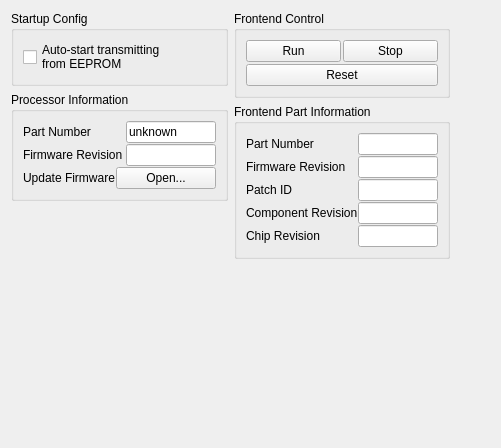
      <widget class="QWidget" name="hwcfg">
       <attribute name="icon">
        <iconset resource="fmstick.qrc">
         <normaloff>:/fmstick/images/fw.png</normaloff>:/fmstick/images/fw.png</iconset>
       </attribute>
       <attribute name="title">
        <string>Hardware</string>
       </attribute>
       <layout class="QGridLayout" name="gridLayout_4">
        <item row="2" column="0">
         <spacer name="verticalSpacer_9">
          <property name="orientation">
           <enum>Qt::Vertical</enum>
          </property>
          <property name="sizeHint" stdset="0">
           <size>
            <width>20</width>
            <height>138</height>
           </size>
          </property>
         </spacer>
        </item>
        <item row="0" column="0">
         <layout class="QHBoxLayout" name="horizontalLayout_24">
          <item>
           <layout class="QVBoxLayout" name="verticalLayout_33">
            <item>
             <widget class="QGroupBox" name="groupBox">
              <property name="title">
               <string>Startup Config</string>
              </property>
              <layout class="QVBoxLayout" name="verticalLayout_11">
               <item>
                <widget class="QCheckBox" name="checkBox_hw_run_txAtPowerUp">
                 <property name="toolTip">
                  <string>If this flag set, then when device connected,
it tries to load configuration that was saved
in internal EEPROM.</string>
                 </property>
                 <property name="text">
                  <string>Auto-start transmitting
from EEPROM</string>
                 </property>
                </widget>
               </item>
              </layout>
             </widget>
            </item>
            <item>
             <widget class="QGroupBox" name="groupBox_15">
              <property name="minimumSize">
               <size>
                <width>0</width>
                <height>0</height>
               </size>
              </property>
              <property name="title">
               <string>Processor Information</string>
              </property>
              <layout class="QVBoxLayout" name="verticalLayout">
               <property name="spacing">
                <number>1</number>
               </property>
               <item>
                <layout class="QHBoxLayout" name="horizontalLayout_21">
                 <item>
                  <widget class="QLabel" name="label_45">
                   <property name="sizePolicy">
                    <sizepolicy hsizetype="Preferred" vsizetype="Preferred">
                     <horstretch>150</horstretch>
                     <verstretch>0</verstretch>
                    </sizepolicy>
                   </property>
                   <property name="minimumSize">
                    <size>
                     <width>0</width>
                     <height>0</height>
                    </size>
                   </property>
                   <property name="toolTip">
                    <string>Shows Processor type, used in transmitter.</string>
                   </property>
                   <property name="text">
                    <string>Part Number</string>
                   </property>
                  </widget>
                 </item>
                 <item>
                  <widget class="QLineEdit" name="lineEdit_hw_id_cpuid">
                   <property name="minimumSize">
                    <size>
                     <width>90</width>
                     <height>0</height>
                    </size>
                   </property>
                   <property name="maximumSize">
                    <size>
                     <width>90</width>
                     <height>16777215</height>
                    </size>
                   </property>
                   <property name="toolTip">
                    <string>Shows Processor type, used in transmitter.</string>
                   </property>
                   <property name="text">
                    <string>unknown</string>
                   </property>
                   <property name="alignment">
                    <set>Qt::AlignLeading|Qt::AlignLeft|Qt::AlignVCenter</set>
                   </property>
                   <property name="readOnly">
                    <bool>true</bool>
                   </property>
                  </widget>
                 </item>
                </layout>
               </item>
               <item>
                <layout class="QHBoxLayout" name="horizontalLayout_34">
                 <item>
                  <widget class="QLabel" name="label_46">
                   <property name="sizePolicy">
                    <sizepolicy hsizetype="Preferred" vsizetype="Preferred">
                     <horstretch>150</horstretch>
                     <verstretch>0</verstretch>
                    </sizepolicy>
                   </property>
                   <property name="minimumSize">
                    <size>
                     <width>0</width>
                     <height>0</height>
                    </size>
                   </property>
                   <property name="toolTip">
                    <string>Shows firmware version, currently running
on transmitter's processor</string>
                   </property>
                   <property name="text">
                    <string>Firmware Revision</string>
                   </property>
                  </widget>
                 </item>
                 <item>
                  <widget class="QLineEdit" name="lineEdit_hw_id_cpufwid">
                   <property name="minimumSize">
                    <size>
                     <width>90</width>
                     <height>0</height>
                    </size>
                   </property>
                   <property name="maximumSize">
                    <size>
                     <width>90</width>
                     <height>16777215</height>
                    </size>
                   </property>
                   <property name="toolTip">
                    <string>Shows firmware version, currently running
on transmitter's processor</string>
                   </property>
                   <property name="text">
                    <string/>
                   </property>
                   <property name="readOnly">
                    <bool>true</bool>
                   </property>
                  </widget>
                 </item>
                </layout>
               </item>
               <item>
                <layout class="QHBoxLayout" name="horizontalLayout_56">
                 <item>
                  <widget class="QLabel" name="label_6">
                   <property name="sizePolicy">
                    <sizepolicy hsizetype="Preferred" vsizetype="Preferred">
                     <horstretch>150</horstretch>
                     <verstretch>0</verstretch>
                    </sizepolicy>
                   </property>
                   <property name="toolTip">
                    <string>If new firmware was released, you may
update it my clicking &quot;Open...&quot; button
and selecting firmware file to load into device.</string>
                   </property>
                   <property name="text">
                    <string>Update Firmware</string>
                   </property>
                  </widget>
                 </item>
                 <item>
                  <widget class="QPushButton" name="pushButton_open_firmware">
                   <property name="sizePolicy">
                    <sizepolicy hsizetype="Preferred" vsizetype="Fixed">
                     <horstretch>0</horstretch>
                     <verstretch>0</verstretch>
                    </sizepolicy>
                   </property>
                   <property name="minimumSize">
                    <size>
                     <width>100</width>
                     <height>0</height>
                    </size>
                   </property>
                   <property name="maximumSize">
                    <size>
                     <width>90</width>
                     <height>16777215</height>
                    </size>
                   </property>
                   <property name="toolTip">
                    <string>If new firmware was released, you may
update it my clicking &quot;Open...&quot; button
and selecting firmware file to load into device.</string>
                   </property>
                   <property name="text">
                    <string>Open...</string>
                   </property>
                   <property name="icon">
                    <iconset resource="fmstick.qrc">
                     <normaloff>:/fmstick/images/fw.png</normaloff>:/fmstick/images/fw.png</iconset>
                   </property>
                  </widget>
                 </item>
                </layout>
               </item>
              </layout>
             </widget>
            </item>
            <item>
             <spacer name="verticalSpacer_14">
              <property name="orientation">
               <enum>Qt::Vertical</enum>
              </property>
              <property name="sizeHint" stdset="0">
               <size>
                <width>20</width>
                <height>40</height>
               </size>
              </property>
             </spacer>
            </item>
           </layout>
          </item>
          <item>
           <layout class="QVBoxLayout" name="verticalLayout_31">
            <item>
             <widget class="QGroupBox" name="groupBox_16">
              <property name="title">
               <string>Frontend Control</string>
              </property>
              <layout class="QVBoxLayout" name="verticalLayout_26">
               <property name="spacing">
                <number>2</number>
               </property>
               <item>
                <layout class="QHBoxLayout" name="horizontalLayout_48">
                 <item>
                  <widget class="QPushButton" name="pushButton_fe_powerup">
                   <property name="sizePolicy">
                    <sizepolicy hsizetype="Preferred" vsizetype="Fixed">
                     <horstretch>0</horstretch>
                     <verstretch>0</verstretch>
                    </sizepolicy>
                   </property>
                   <property name="toolTip">
                    <string>Send &quot;Power Up&quot; command to frontend chip.</string>
                   </property>
                   <property name="text">
                    <string>Run</string>
                   </property>
                   <property name="icon">
                    <iconset resource="fmstick.qrc">
                     <normaloff>:/fmstick/images/frontend_on.png</normaloff>:/fmstick/images/frontend_on.png</iconset>
                   </property>
                  </widget>
                 </item>
                 <item>
                  <widget class="QPushButton" name="pushButton_fe_powerdown">
                   <property name="sizePolicy">
                    <sizepolicy hsizetype="Preferred" vsizetype="Fixed">
                     <horstretch>0</horstretch>
                     <verstretch>0</verstretch>
                    </sizepolicy>
                   </property>
                   <property name="toolTip">
                    <string>Send &quot;Power Down&quot; command to frontend chip.</string>
                   </property>
                   <property name="text">
                    <string>Stop</string>
                   </property>
                   <property name="icon">
                    <iconset resource="fmstick.qrc">
                     <normaloff>:/fmstick/images/frontend_off.png</normaloff>:/fmstick/images/frontend_off.png</iconset>
                   </property>
                  </widget>
                 </item>
                </layout>
               </item>
               <item>
                <widget class="QPushButton" name="pushButton_fe_reset">
                 <property name="sizePolicy">
                  <sizepolicy hsizetype="Preferred" vsizetype="Fixed">
                   <horstretch>0</horstretch>
                   <verstretch>0</verstretch>
                  </sizepolicy>
                 </property>
                 <property name="toolTip">
                  <string>Reset frontend chip.
All parameters of frontend
would be resetted to defaults.</string>
                 </property>
                 <property name="text">
                  <string>Reset</string>
                 </property>
                 <property name="icon">
                  <iconset resource="fmstick.qrc">
                   <normaloff>:/fmstick/images/browser_reset.png</normaloff>:/fmstick/images/browser_reset.png</iconset>
                 </property>
                 <property name="checkable">
                  <bool>false</bool>
                 </property>
                </widget>
               </item>
              </layout>
             </widget>
            </item>
            <item>
             <widget class="QGroupBox" name="groupBox_14">
              <property name="title">
               <string>Frontend Part Information</string>
              </property>
              <layout class="QVBoxLayout" name="verticalLayout_16">
               <property name="spacing">
                <number>1</number>
               </property>
               <item>
                <layout class="QHBoxLayout" name="horizontalLayout_35">
                 <property name="spacing">
                  <number>0</number>
                 </property>
                 <item>
                  <widget class="QLabel" name="label_30">
                   <property name="sizePolicy">
                    <sizepolicy hsizetype="Preferred" vsizetype="Preferred">
                     <horstretch>130</horstretch>
                     <verstretch>0</verstretch>
                    </sizepolicy>
                   </property>
                   <property name="minimumSize">
                    <size>
                     <width>0</width>
                     <height>0</height>
                    </size>
                   </property>
                   <property name="toolTip">
                    <string>Frontend chip used in transmitter.</string>
                   </property>
                   <property name="autoFillBackground">
                    <bool>false</bool>
                   </property>
                   <property name="text">
                    <string>Part Number</string>
                   </property>
                  </widget>
                 </item>
                 <item>
                  <widget class="QLineEdit" name="lineEdit_hw_id_txpart">
                   <property name="minimumSize">
                    <size>
                     <width>80</width>
                     <height>0</height>
                    </size>
                   </property>
                   <property name="maximumSize">
                    <size>
                     <width>80</width>
                     <height>16777215</height>
                    </size>
                   </property>
                   <property name="toolTip">
                    <string>Frontend chip used in transmitter.</string>
                   </property>
                   <property name="text">
                    <string/>
                   </property>
                   <property name="maxLength">
                    <number>6</number>
                   </property>
                   <property name="frame">
                    <bool>true</bool>
                   </property>
                   <property name="readOnly">
                    <bool>true</bool>
                   </property>
                  </widget>
                 </item>
                </layout>
               </item>
               <item>
                <layout class="QHBoxLayout" name="horizontalLayout_36">
                 <property name="spacing">
                  <number>0</number>
                 </property>
                 <item>
                  <widget class="QLabel" name="label_31">
                   <property name="sizePolicy">
                    <sizepolicy hsizetype="Preferred" vsizetype="Preferred">
                     <horstretch>130</horstretch>
                     <verstretch>0</verstretch>
                    </sizepolicy>
                   </property>
                   <property name="toolTip">
                    <string>Frontend's internal firmware revision.</string>
                   </property>
                   <property name="text">
                    <string>Firmware Revision</string>
                   </property>
                  </widget>
                 </item>
                 <item>
                  <widget class="QLineEdit" name="lineEdit_hw_id_txfwrev">
                   <property name="minimumSize">
                    <size>
                     <width>80</width>
                     <height>0</height>
                    </size>
                   </property>
                   <property name="maximumSize">
                    <size>
                     <width>80</width>
                     <height>16777215</height>
                    </size>
                   </property>
                   <property name="toolTip">
                    <string>Frontend's internal firmware revision.</string>
                   </property>
                   <property name="text">
                    <string/>
                   </property>
                   <property name="maxLength">
                    <number>6</number>
                   </property>
                   <property name="frame">
                    <bool>true</bool>
                   </property>
                   <property name="readOnly">
                    <bool>true</bool>
                   </property>
                  </widget>
                 </item>
                </layout>
               </item>
               <item>
                <layout class="QHBoxLayout" name="horizontalLayout_22">
                 <property name="spacing">
                  <number>0</number>
                 </property>
                 <item>
                  <widget class="QLabel" name="label_32">
                   <property name="sizePolicy">
                    <sizepolicy hsizetype="Preferred" vsizetype="Preferred">
                     <horstretch>130</horstretch>
                     <verstretch>0</verstretch>
                    </sizepolicy>
                   </property>
                   <property name="toolTip">
                    <string>Frontend's firmware patch id.</string>
                   </property>
                   <property name="text">
                    <string>Patch ID</string>
                   </property>
                  </widget>
                 </item>
                 <item>
                  <widget class="QLineEdit" name="lineEdit_hw_id_txpatchid">
                   <property name="minimumSize">
                    <size>
                     <width>80</width>
                     <height>0</height>
                    </size>
                   </property>
                   <property name="maximumSize">
                    <size>
                     <width>80</width>
                     <height>16777215</height>
                    </size>
                   </property>
                   <property name="toolTip">
                    <string>Frontend's firmware patch id.</string>
                   </property>
                   <property name="text">
                    <string/>
                   </property>
                   <property name="maxLength">
                    <number>6</number>
                   </property>
                   <property name="readOnly">
                    <bool>true</bool>
                   </property>
                  </widget>
                 </item>
                </layout>
               </item>
               <item>
                <layout class="QHBoxLayout" name="horizontalLayout_23">
                 <property name="spacing">
                  <number>0</number>
                 </property>
                 <item>
                  <widget class="QLabel" name="label_33">
                   <property name="sizePolicy">
                    <sizepolicy hsizetype="Preferred" vsizetype="Preferred">
                     <horstretch>130</horstretch>
                     <verstretch>0</verstretch>
                    </sizepolicy>
                   </property>
                   <property name="toolTip">
                    <string>frontend's hardware component revision.</string>
                   </property>
                   <property name="text">
                    <string>Component Revision</string>
                   </property>
                  </widget>
                 </item>
                 <item>
                  <widget class="QLineEdit" name="lineEdit_hw_id_txcomprev">
                   <property name="minimumSize">
                    <size>
                     <width>80</width>
                     <height>0</height>
                    </size>
                   </property>
                   <property name="maximumSize">
                    <size>
                     <width>80</width>
                     <height>16777215</height>
                    </size>
                   </property>
                   <property name="toolTip">
                    <string>frontend's hardware component revision.</string>
                   </property>
                   <property name="text">
                    <string/>
                   </property>
                   <property name="maxLength">
                    <number>6</number>
                   </property>
                   <property name="readOnly">
                    <bool>true</bool>
                   </property>
                  </widget>
                 </item>
                </layout>
               </item>
               <item>
                <layout class="QHBoxLayout" name="horizontalLayout_37">
                 <property name="spacing">
                  <number>0</number>
                 </property>
                 <item>
                  <widget class="QLabel" name="label_34">
                   <property name="sizePolicy">
                    <sizepolicy hsizetype="Preferred" vsizetype="Preferred">
                     <horstretch>130</horstretch>
                     <verstretch>0</verstretch>
                    </sizepolicy>
                   </property>
                   <property name="toolTip">
                    <string>Frontend's chip revision.</string>
                   </property>
                   <property name="text">
                    <string>Chip Revision</string>
                   </property>
                  </widget>
                 </item>
                 <item>
                  <widget class="QLineEdit" name="lineEdit_hw_id_txchiprev">
                   <property name="minimumSize">
                    <size>
                     <width>80</width>
                     <height>0</height>
                    </size>
                   </property>
                   <property name="maximumSize">
                    <size>
                     <width>80</width>
                     <height>16777215</height>
                    </size>
                   </property>
                   <property name="toolTip">
                    <string>Frontend's chip revision.</string>
                   </property>
                   <property name="text">
                    <string/>
                   </property>
                   <property name="maxLength">
                    <number>6</number>
                   </property>
                   <property name="readOnly">
                    <bool>true</bool>
                   </property>
                  </widget>
                 </item>
                </layout>
               </item>
              </layout>
             </widget>
            </item>
            <item>
             <spacer name="verticalSpacer_16">
              <property name="orientation">
               <enum>Qt::Vertical</enum>
              </property>
              <property name="sizeHint" stdset="0">
               <size>
                <width>20</width>
                <height>40</height>
               </size>
              </property>
             </spacer>
            </item>
           </layout>
          </item>
          <item>
           <spacer name="horizontalSpacer_47">
            <property name="orientation">
             <enum>Qt::Horizontal</enum>
            </property>
            <property name="sizeHint" stdset="0">
             <size>
              <width>40</width>
              <height>20</height>
             </size>
            </property>
           </spacer>
          </item>
         </layout>
        </item>
       </layout>
      </widget>
